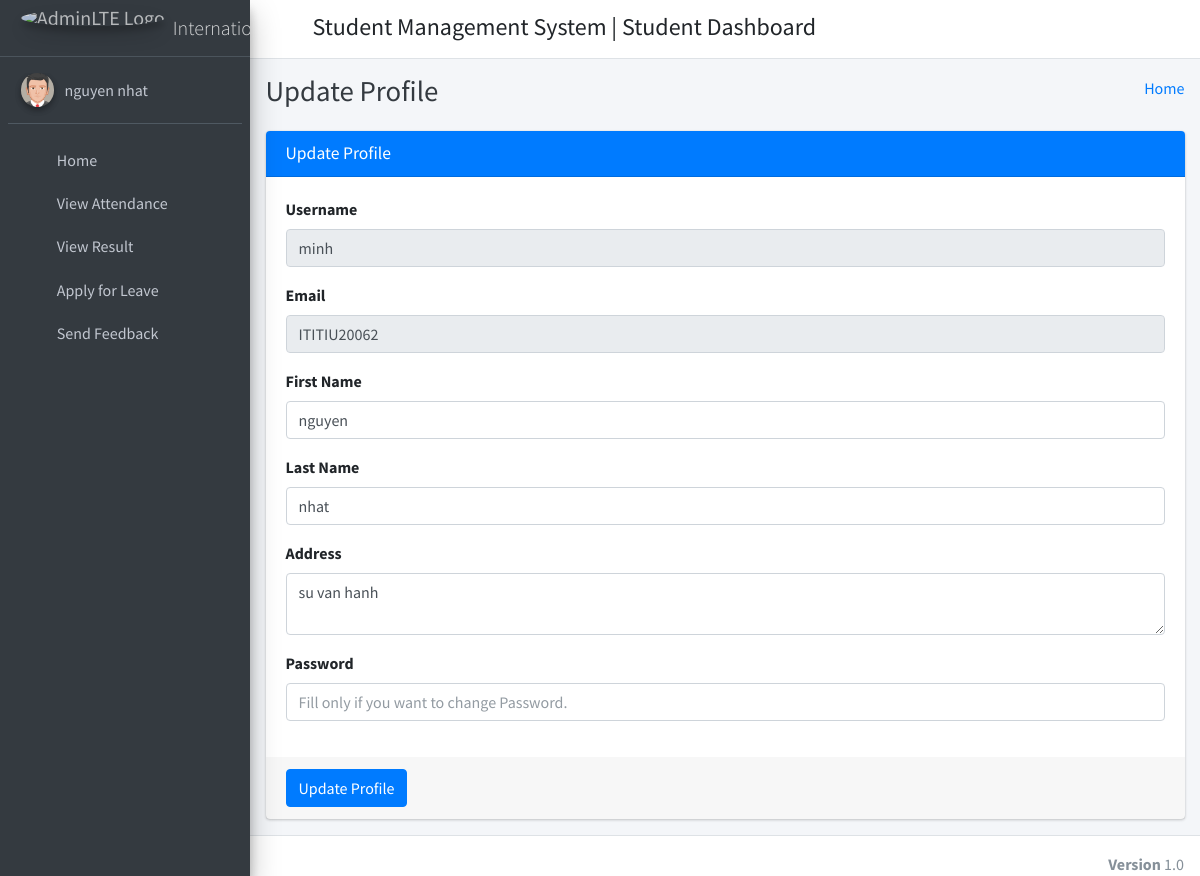
Page /student_profile/ (signed in) on the committed database.
### app/models.py (models this page shows)
class CustomUser(AbstractUser):
    user_type_data = ((1, "HOD"), (2, "Staff"), (3, "Student"))
    user_type = models.CharField(default=1, choices=user_type_data, max_length=10)

class Students(models.Model):
    id = models.AutoField(primary_key=True)
    admin = models.OneToOneField(CustomUser, on_delete = models.CASCADE)
    gender = models.CharField(max_length=50)
    profile_pic = models.FileField()
    address = models.TextField()
    course_id = models.ForeignKey(Courses, on_delete=models.DO_NOTHING, default=1)
    session_year_id = models.ForeignKey(SessionYearModel, on_delete=models.CASCADE)
    created_at = models.DateTimeField(auto_now_add=True)
    updated_at = models.DateTimeField(auto_now=True)
    objects = models.Manager()

### app/StudentViews.py (the view)
# urls.py: path('student_profile/', StudentViews.student_profile, name="student_profile"),
def student_profile(request):
    user = CustomUser.objects.get(id=request.user.id)
    student = Students.objects.get(admin=user)
    context={
        "user": user,
        "student": student
    }
    return render(request, 'student_template/student_profile.html', context)

### app/templates/student_template/student_profile.html (shortened to what this page needs)
{% extends 'student_template/base_template.html' %}
{% block page_title %}
    Update Profile
{% endblock page_title %}
{% block main_content %}
{% load static %}
<section class="content">
        <div class="container-fluid">
            <div class="row">
                <div class="col-md-12">
                    <div class="card card-primary">
                    <div class="card-header">
                        <h3 class="card-title">Update Profile</h3>
                    </div>
                    <form role="form" method="POST" action="{% url 'student_profile_update' %}">
                        <div class="card-body">
                            <div class="form-group">
                                <label>Username </label>
                                <input type="text" class="form-control" name="username" value="{{ user.username }}" disabled="disabled">
                            </div>
                            <div class="form-group">
                                <label>Email </label>
                                <input type="text" class="form-control" name="email" value="{{ user.email }}" disabled="disabled">
                            </div>
                            <div class="form-group">
                                <label>First Name </label>
                                <input type="text" class="form-control" name="first_name" value="{{ user.first_name }}">
                            </div>
                            <div class="form-group">
                                <label>Last Name </label>
                                <input type="text" class="form-control" name="last_name" value="{{ user.last_name }}">
                            </div>
                            <div class="form-group">
                                <label>Address </label>
                                <textarea name="address" class="form-control" row="5">{{ student.address }}</textarea>
                            </div>
                            <div class="form-group">
                                <label>Password </label>
                                <input type="text" class="form-control" name="password" placeholder="Fill only if you want to change Password.">
                            </div>
                        </div>
                        <div class="card-footer">
                        <button type="submit" class="btn btn-primary">Update Profile</button>
                        </div>
                    </form>
                    </div>
                </div>
            </div>
        </div>
      </section>
  {% endblock main_content %}

### app/templates/student_template/sidebar_template.html (shortened to what this page needs)
{% load static %}
<aside class="main-sidebar sidebar-dark-primary elevation-4">
      <a href="{% url 'student_home' %}" class="brand-link">
        <img src=https://hcmiu.edu.vn/wp-content/uploads/2017/08/logo-vector-IU-01.png alt="AdminLTE Logo" class="brand-image img-circle elevation-3"
            style="opacity: .8">
        <span class="brand-text font-weight-light">International University</span>
      </a>
      <div class="sidebar">
        <div class="user-panel mt-3 pb-3 mb-3 d-flex">
          <div class="image">
            <img src="{% static 'dist/img/user2-160x160.jpg' %}" class="img-circle elevation-2" alt="User Image">
          </div>
          <div class="info">
            <a href="{% url 'student_profile' %}" class="d-block">{{ user.first_name }} {{ user.last_name }}</a>
          </div>
        </div>
        <nav class="mt-2">
          <ul class="nav nav-pills nav-sidebar flex-column" data-widget="treeview" role="menu" data-accordion="false">
            <li class="nav-item">
              {% url 'student_home' as student_home %}
              <a href="{{ student_home }}" class="nav-link {% if request.path == student_home %} active {% endif %}">
                <i class="nav-icon fas fa-tachometer-alt"></i>
                <p>
                  Home
                </p>
              </a>
            </li>
            <li class="nav-item">
              {% url 'student_view_attendance' as student_view_attendance %}
              <a href="{{ student_view_attendance }}" class="nav-link {% if request.path == student_view_attendance %} active {% endif %}">
                <i class="nav-icon fas fa-calendar-alt"></i>
                <p>
                  View Attendance
                </p>
              </a>
            </li>
            <li class="nav-item">
              {% url 'student_view_result' as student_view_result %}
              <a href="{{ student_view_result }}" class="nav-link {% if request.path == student_view_result %} active {% endif %}">
                <i class="nav-icon fas fa-tasks"></i>
                <p>
                  View Result
                </p>
              </a>
            </li>
            <li class="nav-item">
              {% url 'student_apply_leave' as student_apply_leave %}
              <a href="{{ student_apply_leave }}" class="nav-link {% if request.path == student_apply_leave %} active {% endif %}">
                <i class="nav-icon fas fa-envelope-open-text"></i>
                <p>
                  Apply for Leave
                </p>
              </a>
            </li>
            <li class="nav-item">
              {% url 'student_feedback' as student_feedback %}
              <a href="{{ student_feedback }}" class="nav-link {% if request.path == student_feedback %} active {% endif %}">
                <i class="nav-icon fas fa-comments"></i>
                <p>
                  Send Feedback
                </p>
              </a>
            </li>
          </ul>
        </nav>
      </div>
    </aside>

### rows in the picture
CustomUser: first_name "nguyen", last_name "nhat", username "minh", email "ITITIU20062"
Students: address "su van hanh"
